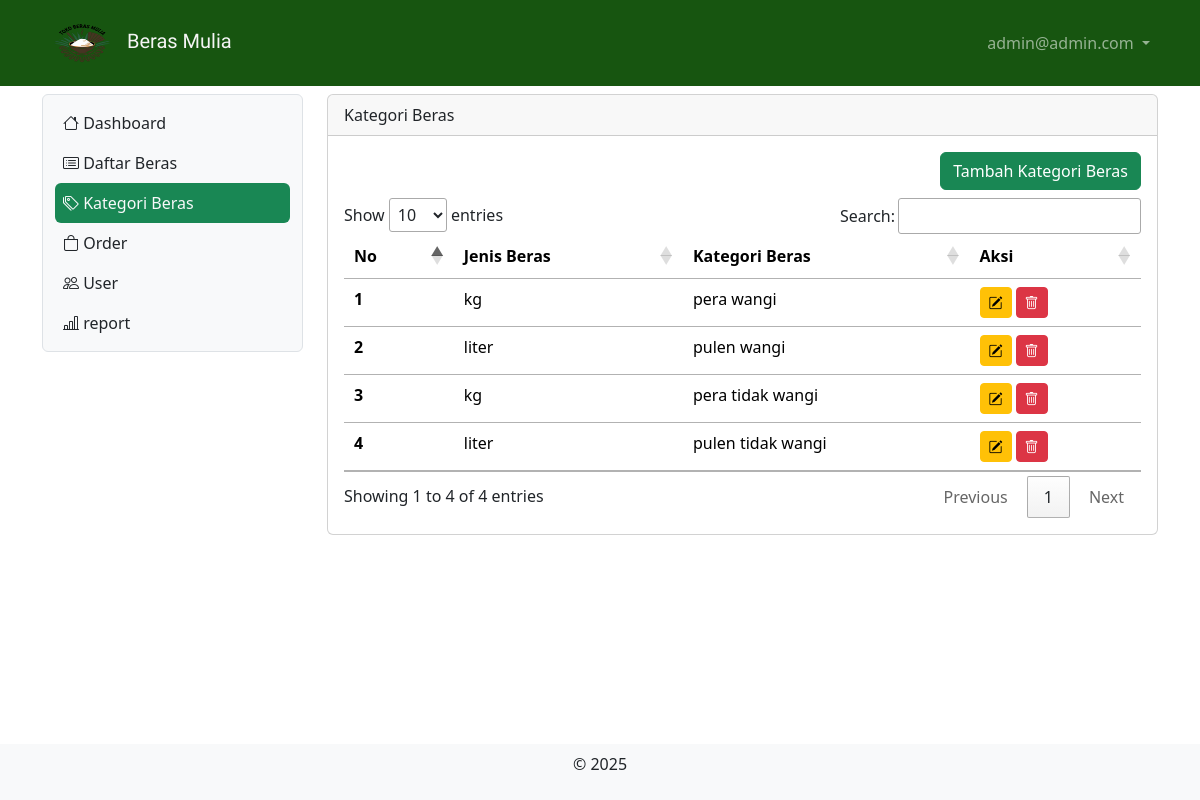
The app's page /katber (signed in) with its own data.
### tables this page shows
CREATE TABLE IF NOT EXISTS `tb_user` (
  `id` int NOT NULL AUTO_INCREMENT,
  `nama` varchar(200) DEFAULT NULL,
  `username` varchar(200) DEFAULT NULL,
  `password` varchar(200) DEFAULT NULL,
  `level` int DEFAULT NULL,
  `nohp` varchar(15) DEFAULT NULL,
  `alamat` varchar(300) DEFAULT NULL,
  PRIMARY KEY (`id`)
);

CREATE TABLE IF NOT EXISTS `tb_kategori_menu` (
  `id_kat_menu` int NOT NULL AUTO_INCREMENT,
  `jenis_menu` int DEFAULT NULL,
  `kategori_menu` varchar(50) DEFAULT NULL,
  PRIMARY KEY (`id_kat_menu`) USING BTREE
);

### katber.php (the view, shortened to what this page needs)
<?php
include "proses/connect.php";
$query = mysqli_query($conn, "SELECT * FROM tb_kategori_menu");
$result = [];
while ($record = mysqli_fetch_array($query)) {
  $result[] = $record;
}
?>
<div class="col-lg-9 mt-2">
  <div class="card">
    <div class="card-header">
      Kategori Beras
    </div>
    <div class="card-body">
      <div class="row">
        <div class="col d-flex justify-content-end">
          <button class="btn btn-success" data-bs-toggle="modal" data-bs-target="#ModalTambahUser">Tambah Kategori
            Beras</button>
        </div>
      </div>
        <?php
      if (empty($result)) {
        echo "Data user tidak ada";
      } else {
        ?>
        <div class="table-responsive mt-2">
          <table class="table table-hover" id="example">
            <thead>
              <tr>
                <th scope="col">No</th>
                <th scope="col">Jenis Beras</th>
                <th scope="col">Kategori Beras</th>
                <th scope="col">Aksi</th>
              </tr>
            </thead>
            <tbody>
              <?php
              $no = 1;
              foreach ($result as $row) {
                ?>
                <tr>
                  <th scope="row"><?php echo $no++ ?></th>
                  <td><?php echo ($row['jenis_menu'] == 1) ? "liter" : "kg" ?></td>
                  <td><?php echo $row['kategori_menu'] ?></td>
                  <td class="d-flex">
                    <button class="btn btn-warning btn-sm me-1" data-bs-toggle="modal"
                      data-bs-target="#ModalEdit<?php echo $row['id_kat_menu'] ?>"><i
                        class="bi bi-pencil-square"></i></button>
                    <button class="btn btn-danger btn-sm me-1" data-bs-toggle="modal"
                      data-bs-target="#ModalDelete<?php echo $row['id_kat_menu'] ?>"><i class="bi bi-trash"></i></button>
                </tr>
                <?php
              }
              ?>
            </tbody>
          </table>
        </div>
        <?php
      }
      ?>
    </div>
  </div>
</div>

### header.php (shortened to what this page needs)
<?php
include "proses/connect.php";
$query = mysqli_query($conn, "SELECT * FROM tb_user WHERE username='$_SESSION[username_tbm]'");
?>
<nav class="navbar navbar-expand navbar-dark sticky-top" style="background-color: #175510;">
  <div class="container-lg">
    <a id= "judul" class="navbar-brand" href="."><img class="mb-0" src="..\TBM\foto\logo_tbm.png" alt="" width="80" height="60">
      Beras Mulia</a>
    <div class="collapse navbar-collapse justify-content-end" id="navbarNavDropdown">
      <ul class="navbar-nav">
        <li class="nav-item dropdown">
          <a class="nav-link dropdown-toggle" href="#" role="button" data-bs-toggle="dropdown" aria-expanded="false">
            <?php echo $hasil['username']; ?>
          </a>
        </li>
      </ul>
    </div>
  </div>
</nav>

### header.php (style rules this page uses)
#judul { color: whitesmoke; font-family: "Playwrite MX", cursive; }

### records on screen
tb_user: username "admin@admin.com"
tb_kategori_menu: jenis_menu "kg", kategori_menu "pera wangi"
tb_kategori_menu: jenis_menu "liter", kategori_menu "pulen wangi"
tb_kategori_menu: jenis_menu "kg", kategori_menu "pera tidak wangi"
tb_kategori_menu: jenis_menu "liter", kategori_menu "pulen tidak wangi"
